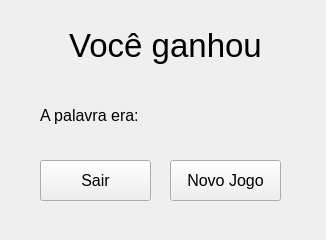
<?xml version="1.0" encoding="UTF-8"?>
<ui version="4.0">
 <class>tela_resultado</class>
 <widget class="QMainWindow" name="tela_resultado">
  <property name="geometry">
   <rect>
    <x>0</x>
    <y>0</y>
    <width>326</width>
    <height>240</height>
   </rect>
  </property>
  <property name="maximumSize">
   <size>
    <width>800</width>
    <height>800</height>
   </size>
  </property>
  <property name="windowTitle">
   <string>Resultado</string>
  </property>
  <widget class="QWidget" name="centralwidget">
   <widget class="QLabel" name="label_resultado">
    <property name="geometry">
     <rect>
      <x>40</x>
      <y>20</y>
      <width>251</width>
      <height>51</height>
     </rect>
    </property>
    <property name="font">
     <font>
      <pointsize>25</pointsize>
     </font>
    </property>
    <property name="text">
     <string>Você ganhou</string>
    </property>
    <property name="alignment">
     <set>Qt::AlignCenter</set>
    </property>
   </widget>
   <widget class="QLabel" name="label_palavra">
    <property name="geometry">
     <rect>
      <x>40</x>
      <y>100</y>
      <width>231</width>
      <height>31</height>
     </rect>
    </property>
    <property name="font">
     <font>
      <pointsize>12</pointsize>
     </font>
    </property>
    <property name="text">
     <string>A palavra era: </string>
    </property>
   </widget>
   <widget class="QPushButton" name="botao_novo_jogo">
    <property name="geometry">
     <rect>
      <x>170</x>
      <y>160</y>
      <width>111</width>
      <height>41</height>
     </rect>
    </property>
    <property name="font">
     <font>
      <pointsize>12</pointsize>
     </font>
    </property>
    <property name="text">
     <string>Novo Jogo</string>
    </property>
   </widget>
   <widget class="QPushButton" name="botao_sair">
    <property name="geometry">
     <rect>
      <x>40</x>
      <y>160</y>
      <width>111</width>
      <height>41</height>
     </rect>
    </property>
    <property name="font">
     <font>
      <pointsize>12</pointsize>
     </font>
    </property>
    <property name="text">
     <string>Sair</string>
    </property>
   </widget>
  </widget>
 </widget>
 <resources/>
 <connections/>
</ui>
